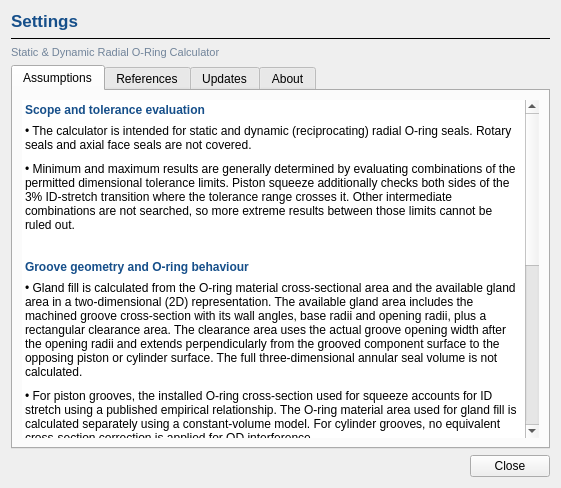
<?xml version='1.0' encoding='UTF-8'?>
<ui version="4.0">
 <class>settingsDialog</class>
 <widget class="QDialog" name="settingsDialog">
  <property name="windowTitle">
   <string>Settings | Static &amp; Dynamic Radial O-Ring Calculator</string>
  </property>
  <property name="minimumSize">
   <size>
    <width>510</width>
    <height>360</height>
   </size>
  </property>
  <layout class="QVBoxLayout" name="settingsLayout">
   <item>
    <widget class="QLabel" name="heading">
     <property name="text">
      <string>Settings</string>
     </property>
     <property name="styleSheet">
      <string notr="true">font-size: 17px; font-weight: 700; color: #164f8a;</string>
     </property>
    </widget>
   </item>
   <item>
    <widget class="QFrame" name="settings_heading_rule">
     <property name="frameShape">
      <enum>QFrame::Shape::HLine</enum>
     </property>
     <property name="frameShadow">
      <enum>QFrame::Shadow::Plain</enum>
     </property>
    </widget>
   </item>
   <item>
    <widget class="QLabel" name="settings_app_name">
     <property name="text">
      <string>Static &amp; Dynamic Radial O-Ring Calculator</string>
     </property>
     <property name="styleSheet">
      <string>color:#71849a; font-size:11px;</string>
     </property>
    </widget>
   </item>
   <item>
    <widget class="QTabWidget" name="settings_tabs">
     <widget class="QWidget" name="assumptions_tab">
      <attribute name="title">
       <string>Assumptions</string>
      </attribute>
      <layout class="QVBoxLayout" name="assumptionsLayout">
       <item>
        <widget class="QScrollArea" name="assumptions_scroll">
         <property name="widgetResizable">
          <bool>true</bool>
         </property>
         <property name="frameShape">
          <enum>QFrame::Shape::NoFrame</enum>
         </property>
         <widget class="QWidget" name="assumptions_content">
          <layout class="QVBoxLayout" name="assumptionsContentLayout">
           <property name="leftMargin">
            <number>3</number>
           </property>
           <property name="rightMargin">
            <number>3</number>
           </property>
           <property name="topMargin">
            <number>3</number>
           </property>
           <property name="bottomMargin">
            <number>3</number>
           </property>
           <item>
            <widget class="QLabel" name="assumptions_text">
             <property name="textFormat"><enum>Qt::TextFormat::RichText</enum></property><property name="text">
              <string>&lt;html&gt;&lt;body&gt;
&lt;p style="margin:0 0 7px 0; color:#164f8a; font-weight:600;"&gt;Scope and tolerance evaluation&lt;/p&gt;
&lt;p style="margin:0 0 10px 0;"&gt;• The calculator is intended for static and dynamic (reciprocating) radial O-ring seals. Rotary seals and axial face seals are not covered.&lt;/p&gt;
&lt;p style="margin:0 0 10px 0;"&gt;• Minimum and maximum results are generally determined by evaluating combinations of the permitted dimensional tolerance limits. Piston squeeze additionally checks both sides of the 3% ID-stretch transition where the tolerance range crosses it. Other intermediate combinations are not searched, so more extreme results between those limits cannot be ruled out.&lt;/p&gt;
&lt;p style="margin:28px 0 7px 0; color:#164f8a; font-weight:600;"&gt;Groove geometry and O-ring behaviour&lt;/p&gt;
&lt;p style="margin:0 0 10px 0;"&gt;• Gland fill is calculated from the O-ring material cross-sectional area and the available gland area in a two-dimensional (2D) representation. The available gland area includes the machined groove cross-section with its wall angles, base radii and opening radii, plus a rectangular clearance area. The clearance area uses the actual groove opening width after the opening radii and extends perpendicularly from the grooved component surface to the opposing piston or cylinder surface. The full three-dimensional annular seal volume is not calculated.&lt;/p&gt;
&lt;p style="margin:0 0 10px 0;"&gt;• For piston grooves, the installed O-ring cross-section used for squeeze accounts for ID stretch using a published empirical relationship. The O-ring material area used for gland fill is calculated separately using a constant-volume model. For cylinder grooves, no equivalent cross-section correction is applied for OD interference.&lt;/p&gt;
&lt;p style="margin:0 0 10px 0;"&gt;• Parker's published empirical relationships for piston O-ring cross-section reduction use one equation for 0–3% ID stretch and another for stretch above 3%. The equations do not meet exactly at 3%, so calculated squeeze can change abruptly as stretch crosses the transition. This can result in unequal gaps between minimum, nominal and maximum squeeze, including cases where minimum and nominal are identical despite dimensional tolerances. When the permitted stretch range crosses 3%, the calculator evaluates both sides of the transition when determining squeeze extremes.&lt;/p&gt;
&lt;p style="margin:0 0 10px 0;"&gt;• Groove geometry is based on symmetrical profiles with straight sidewalls and tangent corner radii. Groove width is measured between theoretical sharp intersections before accounting for opening radii.&lt;/p&gt;
&lt;p style="margin:28px 0 7px 0; color:#164f8a; font-weight:600;"&gt;Screening interpretation and design responsibility&lt;/p&gt;
&lt;p style="margin:0 0 10px 0;"&gt;• PASS indicates that the individual dimensional screening criterion is satisfied for the evaluated tolerance combinations. REVIEW indicates that one or more evaluated values fall outside the selected screening criterion and require engineering evaluation; it does not automatically mean the seal design is unsuitable. INVALID indicates inputs or geometry that cannot be evaluated. The screening limits are general engineering criteria and may not be suitable for every O-ring material or application.&lt;/p&gt;
&lt;p style="margin:0 0 10px 0;"&gt;• Dimensional screening results do not constitute complete seal design approval. Operating pressure, temperature, material compatibility, extrusion resistance, component clearance, manufacturing conditions and service requirements must be assessed separately.&lt;/p&gt;
&lt;/body&gt;&lt;/html&gt;</string>
             </property>
             <property name="wordWrap">
              <bool>true</bool>
             </property>
            </widget>
           </item>
           <item>
            <spacer name="assumptions_inner_spacer">
             <property name="orientation">
              <enum>Qt::Orientation::Vertical</enum>
             </property>
             <property name="sizeType">
              <enum>QSizePolicy::Expanding</enum>
             </property>
             <property name="sizeHint" stdset="0">
              <size>
               <width>20</width>
               <height>0</height>
              </size>
             </property>
            </spacer>
           </item>
          </layout>
          <property name="styleSheet">
           <string>QWidget#assumptions_content { background: white; }</string>
          </property>
         </widget>
         <property name="styleSheet">
          <string>QScrollArea#assumptions_scroll { background: white; border: none; } QScrollArea#assumptions_scroll &gt; QWidget &gt; QWidget { background: white; }</string>
         </property>
        </widget>
       </item>
      </layout>
     </widget>
     <widget class="QWidget" name="references_tab">
      <attribute name="title">
       <string>References</string>
      </attribute>
      <layout class="QVBoxLayout" name="referencesLayout">
       <item>
        <widget class="QScrollArea" name="references_scroll">
         <property name="widgetResizable"><bool>true</bool></property>
         <property name="frameShape"><enum>QFrame::Shape::NoFrame</enum></property>
         <widget class="QWidget" name="references_content">
          <layout class="QVBoxLayout" name="referencesContentLayout">
           <property name="leftMargin"><number>3</number></property>
           <property name="rightMargin"><number>3</number></property>
           <property name="topMargin"><number>3</number></property>
           <property name="bottomMargin"><number>3</number></property>
           <item>
            <widget class="QLabel" name="references_heading">
             <property name="text"><string>Reference publications</string></property>
             <property name="styleSheet"><string>font-weight:600; color:#164f8a;</string></property>
            </widget>
           </item>
           <item>
            <widget class="QLabel" name="references_text">
             <property name="textFormat"><enum>Qt::TextFormat::RichText</enum></property>
             <property name="text"><string>&lt;html&gt;&lt;body&gt;
&lt;p style="margin:0 0 10px 0;"&gt;The following publications were used to develop and verify the calculator's dimensional screening methods:&lt;/p&gt;
&lt;p style="margin:0 0 10px 0;"&gt;• Parker Hannifin: Parker O-Ring Handbook, Catalog ORD 5700A/US (2001), Sections 3.5–3.7 and Figure 3-3. Guidance on O-ring stretch, squeeze, gland fill and installed cross-section reduction.&lt;/p&gt;
&lt;p style="margin:0 0 10px 0;"&gt;• Freudenberg Sealing Technologies: O-Ring Reference AS568 Sizes, pages 2–4. O-ring dimensions, tolerances and radial groove design guidance.&lt;/p&gt;
&lt;p style="margin:0 0 10px 0;"&gt;• James Walker: 'O' Ring Guide, Issue 7, pages 27–31. Supplementary O-ring housing and design guidance.&lt;/p&gt;
&lt;/body&gt;&lt;/html&gt;</string></property>
             <property name="wordWrap"><bool>true</bool></property>
            </widget>
           </item>
           <item><spacer name="referencesSectionGap"><property name="orientation"><enum>Qt::Orientation::Vertical</enum></property><property name="sizeType"><enum>QSizePolicy::Fixed</enum></property><property name="sizeHint" stdset="0"><size><width>20</width><height>20</height></size></property></spacer></item><item>
            <widget class="QLabel" name="criteria_heading">
             <property name="text"><string>Adopted dimensional screening criteria</string></property>
             <property name="styleSheet"><string>font-weight:600; color:#164f8a;</string></property>
            </widget>
           </item>
           <item>
            <widget class="QLabel" name="criteria_text">
             <property name="textFormat"><enum>Qt::TextFormat::RichText</enum></property>
             <property name="text"><string>&lt;html&gt;&lt;body&gt;
&lt;p style="margin:0 0 10px 0;"&gt;The following limits are applied by the calculator:&lt;/p&gt;
&lt;p style="margin:0 0 10px 0;"&gt;• O-ring squeeze: Minimum ≥ 0.007″; maximum ≤ 30% for static applications or ≤ 16% for dynamic (reciprocating) applications. Based on Parker, Section 3.6.&lt;/p&gt;
&lt;p style="margin:0 0 10px 0;"&gt;• O-ring fit: Installed ID stretch of 0–5% for piston grooves, or OD interference of 0–2% for cylinder grooves. Based on Parker, Section 3.5, and Freudenberg, page 2.&lt;/p&gt;
&lt;p style="margin:0 0 10px 0;"&gt;• Gland fill: 60–85%, with approximately 75% as the preferred target. Based on Parker, Section 3.7.&lt;/p&gt;
&lt;/body&gt;&lt;/html&gt;</string></property>
             <property name="wordWrap"><bool>true</bool></property>
            </widget>
           </item>
           <item><spacer name="referencesClosingNoteGap"><property name="orientation"><enum>Qt::Orientation::Vertical</enum></property><property name="sizeType"><enum>QSizePolicy::Fixed</enum></property><property name="sizeHint" stdset="0"><size><width>20</width><height>20</height></size></property></spacer></item>
           <item>
            <widget class="QLabel" name="references_note">
             <property name="text"><string>These are selected general dimensional screening criteria, not universal acceptance limits for all materials and operating conditions. Manufacturer recommendations may differ for specific applications.

The reference publications are not distributed with the application.</string></property>
             <property name="wordWrap"><bool>true</bool></property>
            </widget>
           </item>
           <item>
            <spacer name="referencesSpacer">
             <property name="orientation"><enum>Qt::Orientation::Vertical</enum></property>
             <property name="sizeType"><enum>QSizePolicy::Expanding</enum></property>
             <property name="sizeHint" stdset="0"><size><width>20</width><height>0</height></size></property>
            </spacer>
           </item>
          </layout>
          <property name="styleSheet"><string>QWidget#references_content { background: white; }</string></property>
         </widget>
         <property name="styleSheet"><string>QScrollArea#references_scroll { background: white; border: none; } QScrollArea#references_scroll &gt; QWidget &gt; QWidget { background: white; }</string></property>
        </widget>
       </item>
      </layout>
     </widget>
     <widget class="QWidget" name="updates_tab">
      <attribute name="title"><string>Updates</string></attribute>
      <layout class="QVBoxLayout" name="updatesLayout">
       <item><widget class="QLabel" name="current_version"><property name="text"><string>Current version:</string></property></widget></item>
       <item><spacer name="updates_version_to_checkbox_gap"><property name="orientation"><enum>Qt::Orientation::Vertical</enum></property><property name="sizeType"><enum>QSizePolicy::Fixed</enum></property><property name="sizeHint" stdset="0"><size><width>20</width><height>12</height></size></property></spacer></item><item><widget class="QCheckBox" name="check_on_launch"><property name="text"><string>Automatically check for updates on launch</string></property></widget></item>
       <item><spacer name="updates_checkbox_to_information_gap"><property name="orientation"><enum>Qt::Orientation::Vertical</enum></property><property name="sizeType"><enum>QSizePolicy::Fixed</enum></property><property name="sizeHint" stdset="0"><size><width>20</width><height>12</height></size></property></spacer></item><item><widget class="QLabel" name="update_information"><property name="text"><string>Checks stable GitHub Releases in the background. Updates are not downloaded or installed automatically; the application remains portable.</string></property><property name="wordWrap"><bool>true</bool></property></widget></item>
       <item><spacer name="updates_information_to_status_gap"><property name="orientation"><enum>Qt::Orientation::Vertical</enum></property><property name="sizeType"><enum>QSizePolicy::Fixed</enum></property><property name="sizeHint" stdset="0"><size><width>20</width><height>8</height></size></property></spacer></item><item><widget class="QLabel" name="update_status"><property name="text"><string>Not checked yet</string></property><property name="wordWrap"><bool>true</bool></property></widget></item>
       <item><spacer name="updates_status_to_buttons_gap"><property name="orientation"><enum>Qt::Orientation::Vertical</enum></property><property name="sizeType"><enum>QSizePolicy::Fixed</enum></property><property name="sizeHint" stdset="0"><size><width>20</width><height>14</height></size></property></spacer></item><item><layout class="QHBoxLayout" name="updateButtonLayout">
        <item><widget class="QPushButton" name="check_now_button"><property name="text"><string>Check for updates</string></property></widget></item>
        <item><widget class="QPushButton" name="open_release_button"><property name="text"><string>Download update</string></property><property name="enabled"><bool>false</bool></property></widget></item>
        <item><spacer name="updateButtonSpacer"><property name="orientation"><enum>Qt::Orientation::Horizontal</enum></property></spacer></item>
       </layout></item>
       <item><spacer name="updatesSpacer"><property name="orientation"><enum>Qt::Orientation::Vertical</enum></property><property name="sizeHint" stdset="0"><size><width>20</width><height>40</height></size></property></spacer></item>
      </layout>
     </widget>
     <widget class="QWidget" name="about_tab">
      <attribute name="title">
       <string>About</string>
      </attribute>
      <layout class="QVBoxLayout" name="aboutLayout">
       <item>
        <widget class="QLabel" name="about_text">
         <property name="text">
          <string>ZeroFlagLabs Static &amp; Dynamic Radial O-Ring Calculator  ·  v1.0.1

Dimensional screening for static and dynamic (reciprocating) radial O-ring seals.

Licence: MIT (for the original application source code).
Free and open source: use, modify and redistribute under the MIT Licence.

Third-party components, including PySide6/Qt, retain their respective licences. See the repository LICENSE and third-party notices when published.

</string>
         </property>
         <property name="wordWrap">
          <bool>true</bool>
         </property>
        </widget>
       </item>
       <item><spacer name="about_github_section_gap"><property name="orientation"><enum>Qt::Orientation::Vertical</enum></property><property name="sizeType"><enum>QSizePolicy::Fixed</enum></property><property name="sizeHint" stdset="0"><size><width>20</width><height>16</height></size></property></spacer></item><item><widget class="QLabel" name="github_link"><property name="text"><string>Project on GitHub</string></property></widget></item>
       <item>
        <spacer name="aboutSpacer">
         <property name="orientation">
          <enum>Qt::Orientation::Vertical</enum>
         </property>
         <property name="sizeHint" stdset="0">
          <size>
           <width>20</width>
           <height>40</height>
          </size>
         </property>
        </spacer>
       </item>
      </layout>
     </widget>
    </widget>
   </item>
   <item>
    <widget class="QDialogButtonBox" name="buttons">
     <property name="standardButtons">
      <set>QDialogButtonBox::StandardButton::Close</set>
     </property>
    </widget>
   </item>
  </layout>
 </widget>
 <resources/>
 <connections/>
</ui>
